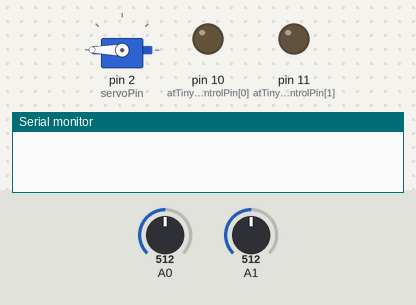
The sketch below on a simulated Arduino Mega 2560, built with avr-gcc and run on an emulated ATmega2560. Parts: servo, output pins drawn as LEDs (lit = HIGH), the last lines printed to the serial monitor. The test bench sets the inputs (shaded band); at power-on: A0 = 512, A1 = 512.

Above: at 0.51 s.
At 1.8 s:
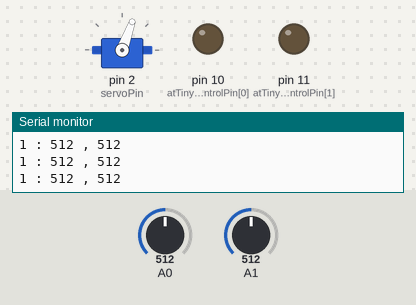
1.9 s: A0 set to 110
At 3.2 s:
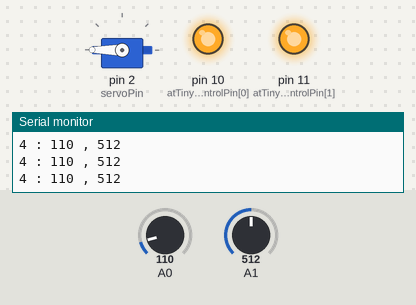
3.6 s: A0 set to 91
5.1 s: A1 set to 988
8.1 s: A1 set to 1012
Timing chart, 0 to 10.6 s (numbered marks = the images above; inputs shaded):
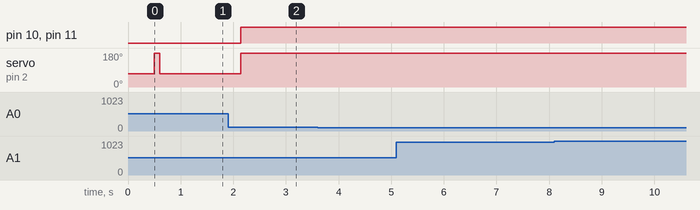

The sketch:

PINCH_SLAVE_MOVE_OLD.ino
```cpp
#include <FlexiTimer2.h>
#include <Servo.h>


// PINCH flag statement
#define NONE 0
#define DETECT_CLOTH 1
#define PINCH_OPENED 2
#define INSIDE_CLOTH 3
#define MOVE 4
#define RELEASE 5

// stepping motor statement
#define STOP 0
#define CLOCKWISE 1
#define ANTCLOCKWISE 2

// servo degree setting
#define SERVO_OPEN 70
#define SERVO_CLOSE 180

// time between open to close (about 30ms * PINCH_OPEN_TIME)
#define PINCH_OPEN_TIME 50;
// between release to close
#define PINCH_RELEASE_TIME 30;

// pin asign
int photoReflecterPin[2] = {0,1};
int servoPin = 2;

Servo myServo;
int pinchState = NONE;
int openTimer, releaseTimer;

int atTinyControlPin[2] = {10,11};


void setup() {
  // init
  Serial.begin(9600);

  myServo.attach(servoPin);

  // servo check
  myServo.write(SERVO_OPEN);
  delay(500);
  myServo.write(SERVO_CLOSE);

  openTimer = PINCH_OPEN_TIME;
  releaseTimer = PINCH_RELEASE_TIME;

  pinMode(atTinyControlPin[0], OUTPUT);
  pinMode(atTinyControlPin[1], OUTPUT);

  delay(100);
}

///////////////////////////////////////////////////////////////////////////////////////////////

void loop() {
  Serial.print(pinchState);
  Serial.print(" : ");
  Serial.print(analogRead(photoReflecterPin[0]));
  Serial.print(" , ");
  Serial.println(analogRead(photoReflecterPin[1]));

  if((pinchState == NONE) && analogRead(photoReflecterPin[0]) > 300){
    pinchState = DETECT_CLOTH;
  }
  if(pinchState == DETECT_CLOTH){
    openTimer--;
    if(openTimer < 0){
      pinchState = PINCH_OPENED;
      openTimer = PINCH_OPEN_TIME;
    }
  }
  if((pinchState == PINCH_OPENED) && analogRead(photoReflecterPin[1]) > 300){
    pinchState = INSIDE_CLOTH;
  }

  if(pinchState == INSIDE_CLOTH){
    //stepping_motor
    steppingMotorControl(ANTCLOCKWISE);
    pinchState = MOVE;
    //u_sonic
    //int input = analogRead(u_sonicPinReceive);
    //if(input >=600 || input <= 400){
    //  for(int i = 0; i < 4; i++){
    //    pinch_state_flag = RELEASE;
    //  }
    //}
  }
  if(pinchState == RELEASE){
    releaseTimer--;
    if(releaseTimer < 0){
      pinchState = NONE;
      releaseTimer = PINCH_RELEASE_TIME;
    }
  }

  switch(pinchState){
    case NONE: myServo.write(SERVO_CLOSE); break;
    case DETECT_CLOTH: myServo.write(SERVO_OPEN); break;
    case INSIDE_CLOTH: myServo.write(SERVO_CLOSE); break;
    case MOVE: myServo.write(SERVO_CLOSE); break;
    case RELEASE: myServo.write(SERVO_OPEN);  break;
  }

  // Serial monitoring
//  Serial.print(analogRead(PHOTO_REFLECTOR_PIN_1));
//  Serial.print(" , ");
//  Serial.print(analogRead(PHOTO_REFLECTOR_PIN_2));
//  Serial.print(" , ");
//  Serial.println(flag);
  delay(30);
//  Serial.println(pinch_state_flag[0]);
}

///////////////////////////////////////////////////////////////////////////////////////////////

void steppingMotorControl(int mode){
  switch(mode){
    case STOP:
      digitalWrite(atTinyControlPin[0],LOW);
      break;
    case CLOCKWISE:
      digitalWrite(atTinyControlPin[0],HIGH);
      digitalWrite(atTinyControlPin[1],LOW);
      break;
    case ANTCLOCKWISE:
      digitalWrite(atTinyControlPin[0],HIGH);
      digitalWrite(atTinyControlPin[1],HIGH);
      break;
  }
}
```
